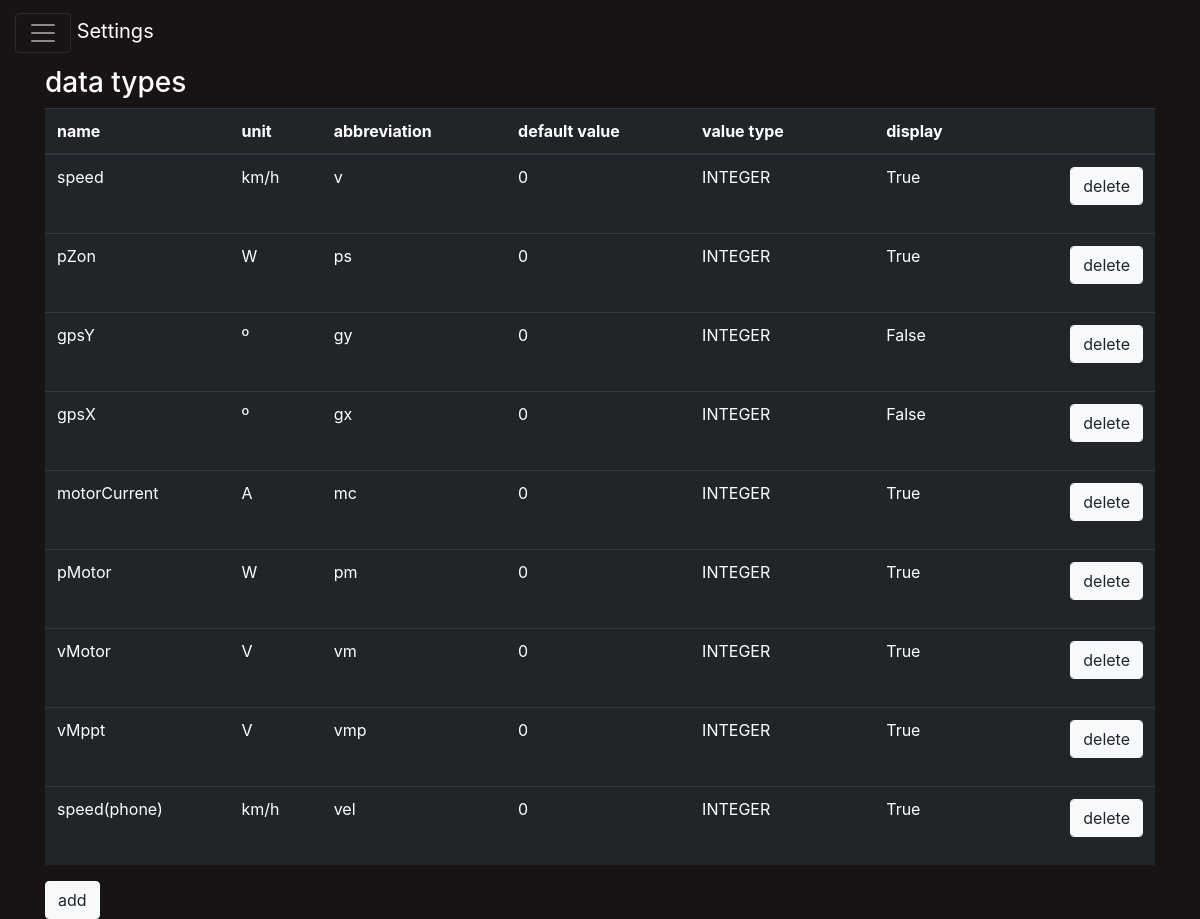
The app's page /?page=settings (signed in) with its own data.
### tables this page shows
CREATE TABLE 'dataTypes' ('name' TEXT PRIMARY KEY NOT NULL,'unit' TEXT DEFAULT NULL,'abbreviation' TEXT NOT NULL, 'value' INTEGER DEFAULT 0 , 'display' INTEGER DEFAULT 1 , 'valueType' TEXT DEFAULT 'INTEGER');

### app/config/config.php (called while the page is built, shortened)
<?php
$dirPathLib = [
    'MODEL_PATH' => APPLICATION_PATH . DIRECTORY_SEPARATOR . 'model' . DIRECTORY_SEPARATOR,
    'VIEW_PATH' => APPLICATION_PATH . DIRECTORY_SEPARATOR . 'view' . DIRECTORY_SEPARATOR,
    'LIB_PATH' => APPLICATION_PATH . DIRECTORY_SEPARATOR . 'lib' . DIRECTORY_SEPARATOR,
    'IMG_PATH' => APPLICATION_PATH . DIRECTORY_SEPARATOR . 'img' . DIRECTORY_SEPARATOR,
    'STYLE_PATH' => APPLICATION_PATH . DIRECTORY_SEPARATOR . 'style' . DIRECTORY_SEPARATOR,
    'DATABASE_PATH' => APPLICATION_PATH . DIRECTORY_SEPARATOR . 'database' . DIRECTORY_SEPARATOR,
    'JS_PATH' => APPLICATION_PATH . DIRECTORY_SEPARATOR . 'lib' . DIRECTORY_SEPARATOR . 'js' . DIRECTORY_SEPARATOR,
    'PHP_PATH' => APPLICATION_PATH . DIRECTORY_SEPARATOR . 'lib' . DIRECTORY_SEPARATOR . 'php' . DIRECTORY_SEPARATOR,
    'MODULES_PATH' => APPLICATION_PATH . DIRECTORY_SEPARATOR . 'lib' . DIRECTORY_SEPARATOR . 'modules' . DIRECTORY_SEPARATOR,
];
require $dirPathLib['PHP_PATH'] . 'functions.php';
$db = new PDO("sqlite:". $dirPathLib['DATABASE_PATH'] ."boatTables.sqlite3");
$db->setAttribute(PDO::ATTR_ERRMODE, PDO::ERRMODE_EXCEPTION);
$cmd = "ATTACH DATABASE '". $dirPathLib['DATABASE_PATH'] ."recordings.sqlite3' AS rdb";
$db->exec($cmd);
$sql = "SELECT * FROM dataTypes";
$statement = $db->query($sql);
$dataTypes = $statement->fetchall(PDO::FETCH_ASSOC);
?>

### app/lib/php/functions.php (called while the page is built, shortened)
<?php
function getPage($name, $default='') {
    return isset($_REQUEST[$name]) ? $_REQUEST[$name] : $default;
}

### app/view/settings.php (the view, shortened to what this page needs)
<?php include $dirPathLib['LIB_PATH'] . 'modules/navbar.php'?>
<div class= "container fluid">
<h3>data types</h3>
<div>
    <table class="table table-dark">
        <thead>
        <tr>
            <th scope="col">name</th>
            <th scope="col">unit</th>
            <th scope="col">abbreviation</th>
            <th scope="col">default value</th>
            <th scope="col">value type</th>
            <th scope="col">display</th>
            <th scope="col"></th>
        </tr>
        </thead>
        <tbody>
            <?php
            if ($dataTypes) {
                for ($array = 0; $array < count($dataTypes); $array++) {
                    echo "<tr>";
                        echo "<td class='col-md-2'>". $dataTypes[$array]["name"] ."</td>";
                        echo "<td class='col-md-1'>". $dataTypes[$array]["unit"] ."</td>";
                        echo "<td class='col-md-2'>". $dataTypes[$array]["abbreviation"] ."</td>";
                        echo "<td class='col-md-2'>". $dataTypes[$array]["value"] ."</td>";
                        echo "<td class='col-md-2'>". $dataTypes[$array]["valueType"] ."</td>";
                        if ($dataTypes[$array]["display"] == 1) {
                            echo "<td class='col-md-2'>True</td>";
                        }
                        if ($dataTypes[$array]["display"] == 0) {
                            echo "<td class='col-md-2'>False</td>";
                        }
                        echo "<td>";
                            echo "<form id='".$dataTypes[$array]["name"]."DeleteButton' action='index.php' method='GET'>";
                            echo "<input type='submit' class='btn btn-light form-control' name='task' value='delete' onClick='return confirmDelete()'></input>";
                            echo "</form>";
                        echo "</td>";
                    echo "</tr>";
                }
            }
            else
            {
                echo "no datatypes have been added yet";
            }
            ?>
        </tbody>
    </table>
    <button id="addDataTypeButton" class="btn btn-light" onclick="revealObject('addRow', 'addDataTypeButton', 'cancel', 'add')">add</button>
</div>
</div>

### app/view/layout.php (shortened to what this page needs)
<!DOCTYPE html>
<html lang="en">
<head>
    <link rel="stylesheet" href="https://stackpath.bootstrapcdn.com/bootstrap/4.1.3/css/bootstrap.min.css">
    <link rel="stylesheet" href="https://unpkg.com/leaflet@1.7.1/dist/leaflet.css" />
</head>
<body>
</body>
</html>

### index.php (shortened to what this page needs)
<?php
require APPLICATION_PATH . DIRECTORY_SEPARATOR . 'config' . DIRECTORY_SEPARATOR . 'config.php';
?>
<?php
$page = getPage('page', 'dashboard');
$view = $dirPathLib['VIEW_PATH'] . $page .'.php';
include $dirPathLib['VIEW_PATH'] . 'layout.php';
if (file_exists($view))     require $view;
?>

### app/lib/modules/navbar.php (shortened to what this page needs)
<div class="container-fluid">
  <div class="row sticky-top">
    <div class="col-lg-6 col-md-6 col-sm-12">
      <nav class="navbar navbar-dark pl-0" style="background-color: #191414;">
        <a class="navbar-brand" href="#">
          <button class="navbar-toggler" type="button" data-toggle="collapse" data-target="#navbarNav" aria-controls="navbarNav" aria-expanded="false" aria-label="Toggle navigation">
            <span class="navbar-toggler-icon border-0" style="outline: none;"></span>
          </button>
          <?php echo ucfirst($page)?>
        </a>
      </nav>
    </div>
  </div>
</div>

### records on screen
datatypes: name "speed", unit "km/h", abbreviation "v", value "0", valueType "INTEGER", display "True"
datatypes: name "pZon", unit "W", abbreviation "ps", value "0", valueType "INTEGER", display "True"
datatypes: name "gpsY", unit "º", abbreviation "gy", value "0", valueType "INTEGER", display "False"
datatypes: name "gpsX", unit "º", abbreviation "gx", value "0", valueType "INTEGER", display "False"
datatypes: name "motorCurrent", unit "A", abbreviation "mc", value "0", valueType "INTEGER", display "True"
datatypes: name "pMotor", unit "W", abbreviation "pm", value "0", valueType "INTEGER", display "True"
datatypes: name "vMotor", unit "V", abbreviation "vm", value "0", valueType "INTEGER", display "True"
datatypes: name "vMppt", unit "V", abbreviation "vmp", value "0", valueType "INTEGER", display "True"
datatypes: name "speed(phone)", unit "km/h", abbreviation "vel", value "0", valueType "INTEGER", display "True"

### other values on screen
$page "Settings"
